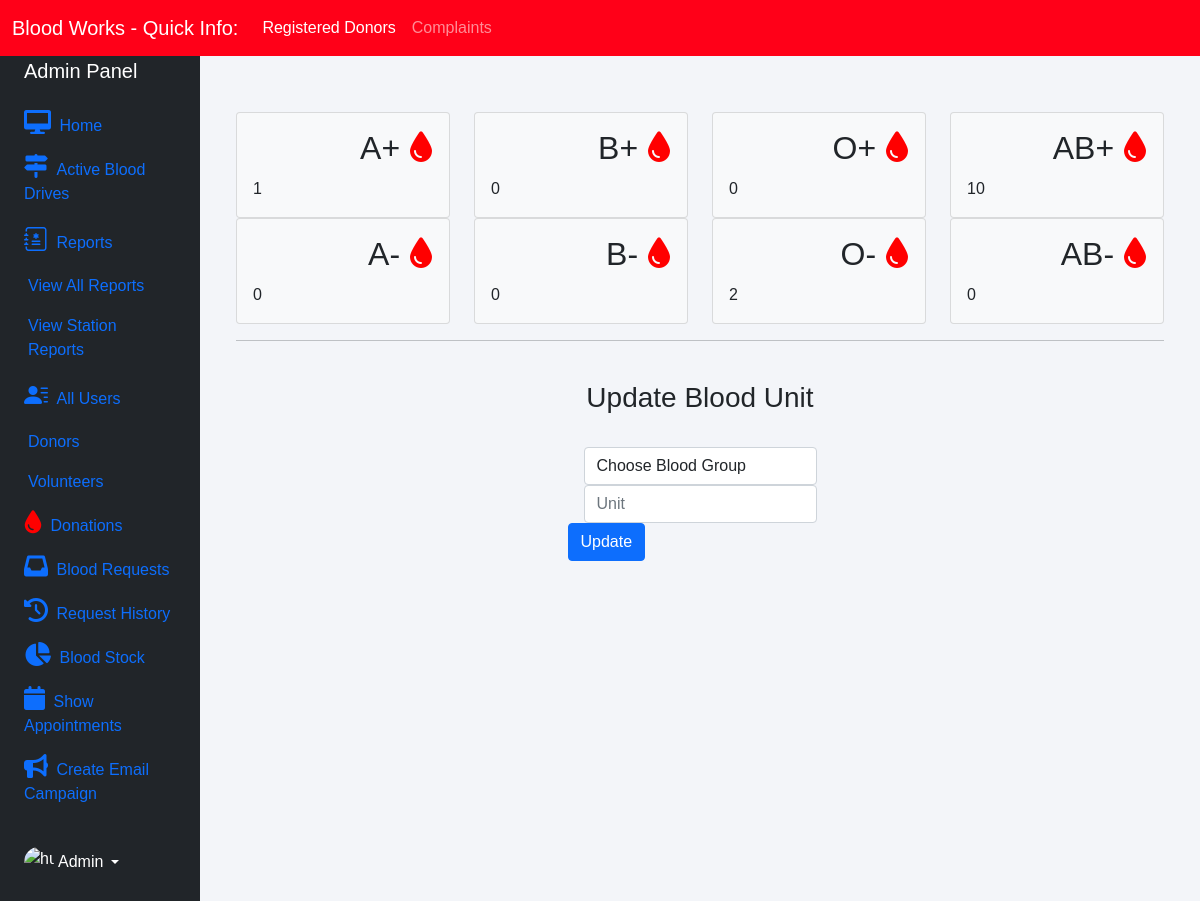
/admin-blood (signed in), run on the app's committed database.
### blood/models.py (models this page shows, shortened)
class Stock(models.Model):
    bloodgroup = models.CharField(max_length=10)
    unit = models.PositiveIntegerField(default=0)

### blood/views.py (the view, shortened to what this page needs)
# urls.py: path('admin-blood', views.admin_blood_view, name='admin-blood'),
@login_required(login_url='adminlogin')
def admin_blood_view(request):
    dict = {
        'bloodForm': forms.BloodForm(),
        'A1': models.Stock.objects.get(bloodgroup="A+"),
        'A2': models.Stock.objects.get(bloodgroup="A-"),
        'B1': models.Stock.objects.get(bloodgroup="B+"),
        'B2': models.Stock.objects.get(bloodgroup="B-"),
        'AB1': models.Stock.objects.get(bloodgroup="AB+"),
        'AB2': models.Stock.objects.get(bloodgroup="AB-"),
        'O1': models.Stock.objects.get(bloodgroup="O+"),
        'O2': models.Stock.objects.get(bloodgroup="O-"),
    }
    return render(request, 'blood/admin_blood.html', context=dict)

### blood/forms.py
class BloodForm(forms.ModelForm):
    class Meta:
        model = models.Stock
        fields = ['bloodgroup', 'unit']

### templates/blood/admin_blood.html (shortened to what this page needs)
{% extends 'blood/adminbase.html' %}
{% block content %}
{% load widget_tweaks %}
<br><br>
<div class="container">
    <div class="row">
      <div class="col-sm-3">
        <div class="card bg-light">
          <div class="card-body">
              <div class="blood">
                  <h2>A+ <i class="fas fa-tint"></i></h2>
              </div><br><br>
              <div>
                  {{A1.unit}}
              </div>
          </div>
        </div>
      </div>
      <div class="col-sm-3">
          <div class="card bg-light">
              <div class="card-body">
                  <div class="blood">
                      <h2>B+ <i class="fas fa-tint"></i></h2>
                  </div><br><br>
                  <div>
                    {{B1.unit}}
                  </div>
              </div>
            </div>
      </div>
      <div class="col-sm-3">
          <div class="card bg-light">
              <div class="card-body">
                  <div class="blood">
                      <h2>O+ <i class="fas fa-tint"></i></h2>
                  </div><br><br>
                  <div>
                    {{O1.unit}}
                  </div>
              </div>
            </div>
        </div>
        <div class="col-sm-3">
          <div class="card bg-light">
              <div class="card-body">
                  <div class="blood">
                      <h2>AB+ <i class="fas fa-tint"></i></h2>
                  </div><br><br>
                  <div>
                    {{AB1.unit}}
                  </div>
              </div>
            </div>
        </div>
    </div>
    <div class="row">
      <div class="col-sm-3">
        <div class="card bg-light">
          <div class="card-body">
              <div class="blood">
                  <h2>A- <i class="fas fa-tint"></i></h2>
              </div><br><br>
              <div>
                {{A2.unit}}
              </div>
          </div>
        </div>
      </div>
      <div class="col-sm-3">
          <div class="card bg-light">
              <div class="card-body">
                  <div class="blood">
                      <h2>B- <i class="fas fa-tint"></i></h2>
                  </div><br><br>
                  <div>
                    {{B2.unit}}
                  </div>
              </div>
            </div>
      </div>
      <div class="col-sm-3">
          <div class="card bg-light">
              <div class="card-body">
                  <div class="blood">
                      <h2>O- <i class="fas fa-tint"></i></h2>
                  </div><br><br>
                  <div>
                    {{O2.unit}}
                  </div>
              </div>
            </div>
        </div>
        <div class="col-sm-3">
          <div class="card bg-light">
              <div class="card-body">
                  <div class="blood">
                      <h2>AB- <i class="fas fa-tint"></i></h2>
                  </div><br><br>
                  <div>
                    {{AB2.unit}}
                  </div>
              </div>
            </div>
        </div>
    </div>
<hr>
<br>
<h3 class="text-center">Update Blood Unit</h3><br>
<div class="xyz">
    <form class="form-inline" method="POST">
        <div class="form-group mx-sm-3 mb-6">
            <select name="bloodgroup" class="form-control">
                <option disabled="disabled" selected="selected">Choose Blood Group</option>
            </select>
          </div>
        <div class="form-group mx-sm-3 mb-6">
          <input type="number" class="form-control" name="unit" placeholder="Unit">
        </div>
        <button type="submit" class="btn btn-primary mb-2">Update</button>
      </form>
</div>
</div>
{% endblock content %}

### templates/blood/adminbase.html (style rules this page uses)
.fa-tint { color: red; }
.blood { float: right; }
.xyz { color: blue; font-size: 3ex; }
* { margin: 0; padding: 0; box-sizing: border-box; list-style: none; text-decoration: none; font-family: 'Josefin Sans', sans-serif; }
body { background-color: #f3f5f9; }

### templates/blood/admin_blood.html (style rules this page uses)
.xyz { display: table; margin-right: auto; margin-left: auto; }

### data on the page
Stock: unit "1"
Stock: unit "0"
Stock: unit "0"
Stock: unit "10"
Stock: unit "0"
Stock: unit "0"
Stock: unit "2"
Stock: unit "0"
